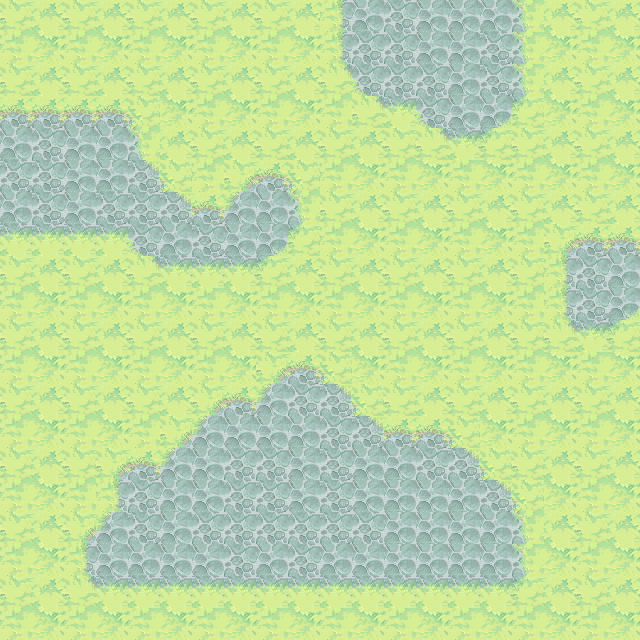

This is a level from a 2D game, rendered from its Tiled map with the project's own tilesets. A one-line summary and the map file follow, with tile-layer data summarised:
An orthogonal 20x20 tile map with 32x32 px tiles, 1 tile layer (background), 1 hidden layer not drawn, 6 tilesets.

<map version="1.0" orientation="orthogonal" renderorder="right-down" width="20" height="20" tilewidth="32" tileheight="32" nextobjectid="16">
 <tileset firstgid="1" name="ObjectLayer" tilewidth="32" tileheight="32" tilecount="84" columns="14">
  <image source="ObjectLayer.png" width="477" height="219" />
 </tileset>
 <tileset firstgid="85" name="ground_tiles" tilewidth="32" tileheight="32" tilecount="441" columns="21">
  <image source="ground_tiles.png" width="672" height="701" />
  <terraintypes>
   <terrain name="pradera" tile="43" />
   <terrain name="tierra" tile="106" />
   <terrain name="agua" tile="191" />
   <terrain name="piedra" tile="67" />
   <terrain name="mancha tierra" tile="34" />
   <terrain name="mancha gris" tile="99" />
   <terrain name="piedra marron" tile="274" />
  </terraintypes>
  <tile id="12" terrain="1,1,1,4" />
  <tile id="13" terrain="1,1,4,4" />
  <tile id="14" terrain="1,1,4,1" />
  <tile id="15" terrain="4,4,4,1" />
  <tile id="16" terrain="4,4,1,4" />
  <tile id="33" terrain="1,4,1,4" />
  <tile id="34" terrain="4,4,4,4" />
  <tile id="35" terrain="4,1,4,1" />
  <tile id="36" terrain="4,1,4,4" />
  <tile id="37" terrain="1,4,4,4" />
  <tile id="43" terrain="0,0,0,0" />
  <tile id="44" terrain="0,0,0,0" />
  <tile id="54" terrain="1,4,1,1" />
  <tile id="55" terrain="4,4,1,1" />
  <tile id="56" terrain="4,1,1,1" />
  <tile id="64" terrain="0,0,0,0" />
  <tile id="65" terrain="0,0,0,0" />
  <tile id="67" terrain="3,3,3,3" />
  <tile id="72" terrain="0,0,0,1" />
  <tile id="73" terrain="0,0,1,0" />
  <tile id="90" terrain="0,0,0,1" />
  <tile id="91" terrain="0,0,1,1" />
  <tile id="92" terrain="0,0,1,0" />
  <tile id="93" terrain="0,1,0,0" />
  <tile id="94" terrain="1,0,0,0" />
  <tile id="96" terrain="1,1,1,5" />
  <tile id="97" terrain="1,1,5,5" />
  <tile id="98" terrain="1,1,5,1" />
  <tile id="106" terrain="1,1,1,1" />
  <tile id="107" terrain="1,1,1,1" />
  <tile id="108" terrain="1,1,1,1" />
  <tile id="111" terrain="0,1,0,1" />
  <tile id="113" terrain="1,0,1,0" />
  <tile id="114" terrain="1,1,1,0" />
  <tile id="115" terrain="1,1,0,1" />
  <tile id="117" terrain="1,5,1,5" />
  <tile id="119" terrain="5,1,5,1" />
  <tile id="120" terrain="1,5,5,1" />
  <tile id="121" terrain="5,1,1,5" />
  <tile id="127" terrain="1,1,1,1" />
  <tile id="128" terrain="1,1,1,1" />
  <tile id="129" terrain="1,1,1,1" />
  <tile id="132" terrain="0,1,0,0" />
  <tile id="133" terrain="1,1,0,0" />
  <tile id="134" terrain="1,0,0,0" />
  <tile id="135" terrain="1,0,1,1" />
  <tile id="136" terrain="0,1,1,1" />
  <tile id="137" terrain=",,2," />
  <tile id="138" terrain="1,5,1,1" />
  <tile id="139" terrain="5,5,1,1" />
  <tile id="140" terrain="5,1,1,1" />
  <tile id="141" terrain="5,1,1,5" />
  <tile id="142" terrain="1,5,5,1" />
  <tile id="148" terrain="1,1,1,1" />
  <tile id="149" terrain="1,1,1,1" />
  <tile id="150" terrain="1,1,1,1" />
  <tile id="158" terrain="2,,," />
  <tile id="174" terrain="0,0,0,2" />
  <tile id="175" terrain="0,0,2,2" />
  <tile id="176" terrain="0,0,2,0" />
  <tile id="177" terrain="0,0,0,0" />
  <tile id="190" terrain="2,2,2,2" />
  <tile id="191" terrain="2,2,2,2" />
  <tile id="192" terrain=",,,3" />
  <tile id="193" terrain=",,3,3" />
  <tile id="194" terrain=",,3," />
  <tile id="195" terrain="0,2,0,2" />
  <tile id="196" terrain="2,2,2,2" />
  <tile id="197" terrain="2,0,2,0" />
  <tile id="198" terrain="0,2,2,2" />
  <tile id="199" terrain="2,0,2,2" />
  <tile id="211" terrain="2,2,2,2" />
  <tile id="212" terrain="2,2,2,2" />
  <tile id="213" terrain=",3,,3" />
  <tile id="214" terrain="2,2,2,2" />
  <tile id="215" terrain="3,,3," />
  <tile id="216" terrain="0,2,0,0" />
  <tile id="217" terrain="2,2,0,0" />
  <tile id="218" terrain="2,0,0,0" />
  <tile id="219" terrain="2,2,0,2" />
  <tile id="220" terrain="2,2,2,0" />
  <tile id="234" terrain=",3,," />
  <tile id="235" terrain="3,3,," />
  <tile id="236" terrain="3,,," />
  <tile id="258" terrain="0,0,0,0" />
  <tile id="259" terrain="0,0,6,6" />
  <tile id="260" terrain="0,0,6,0" />
  <tile id="262" terrain="6,0,6,0" />
  <tile id="274" terrain="6,6,6,6" />
  <tile id="275" terrain="6,6,6,6" />
  <tile id="277" terrain="6,6,6,0" />
  <tile id="278" terrain="0,6,0,6" />
  <tile id="279" terrain="0,6,0,6" />
  <tile id="280" terrain="6,6,6,6" />
  <tile id="281" terrain="6,6,6,0" />
  <tile id="282" terrain="6,6,6,0" />
  <tile id="283" terrain="6,6,0,6" />
  <tile id="295" terrain="6,6,6,6" />
  <tile id="296" terrain="6,6,6,6" />
  <tile id="298" terrain="6,0,6,6" />
  <tile id="299" terrain="0,6,6,6" />
  <tile id="300" terrain="0,6,0,0" />
  <tile id="301" terrain="6,6,0,0" />
  <tile id="302" terrain="6,0,0,0" />
  <tile id="303" terrain="6,0,6,6" />
  <tile id="304" terrain="0,6,6,6" />
 </tileset>
 <tileset firstgid="526" name="Extra_Unfinished4" tilewidth="32" tileheight="32" tilecount="88" columns="11">
  <image source="Extra_Unfinished4.png" width="360" height="266" />
 </tileset>
 <tileset firstgid="614" name="Cliff_tileset" tilewidth="32" tileheight="32" tilecount="240" columns="15">
  <image source="Cliff_tileset.png" width="503" height="518" />
 </tileset>
 <tileset firstgid="854" name="graphics-tiles-waterflow" tilewidth="32" tileheight="32" tilecount="81" columns="9">
  <image source="graphics-tiles-waterflow.png" width="319" height="293" />
 </tileset>
 <tileset firstgid="935" name="meta_tiles" tilewidth="32" tileheight="32" spacing="1" margin="1" tilecount="2" columns="2">
  <image source="meta_tiles.png" width="67" height="34" />
  <tile id="0">
   <properties>
    <property name="colisionable" value="true" />
    <property name="objeto" value="piedra" />
   </properties>
  </tile>
  <tile id="1">
   <properties>
    <property name="colisionable" value="true" />
    <property name="objeto" value="agua" />
   </properties>
  </tile>
 </tileset>
 <layer name="background" width="20" height="20">
  <data>[400 cells, 400 non-empty, 22 distinct tile ids]</data>
 </layer>
 <layer name="meta tiles" width="20" height="20" visible="0">
  <data>[400 cells, 135 non-empty, 1 distinct tile ids]</data>
 </layer>
</map>
